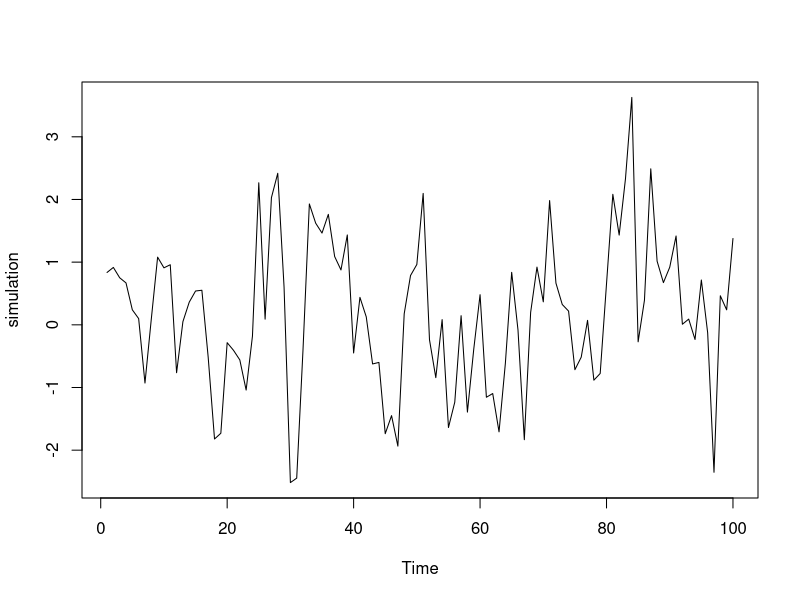
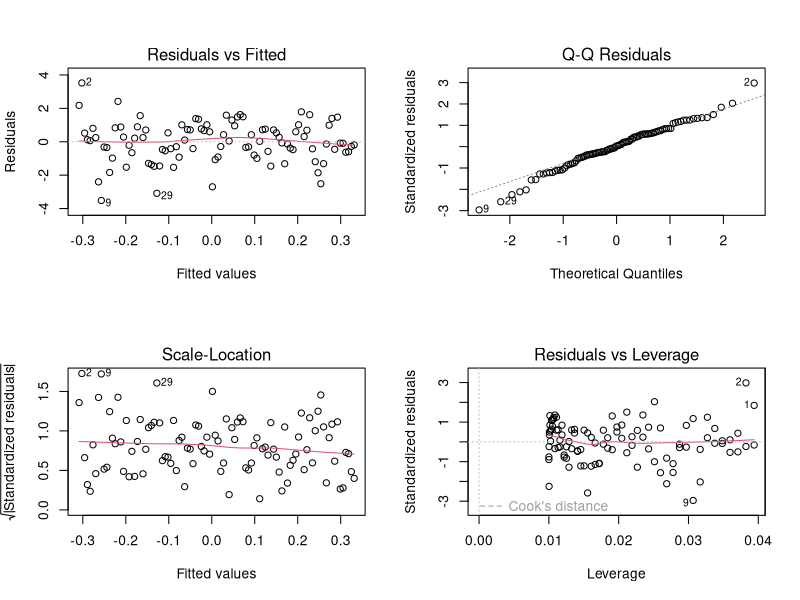
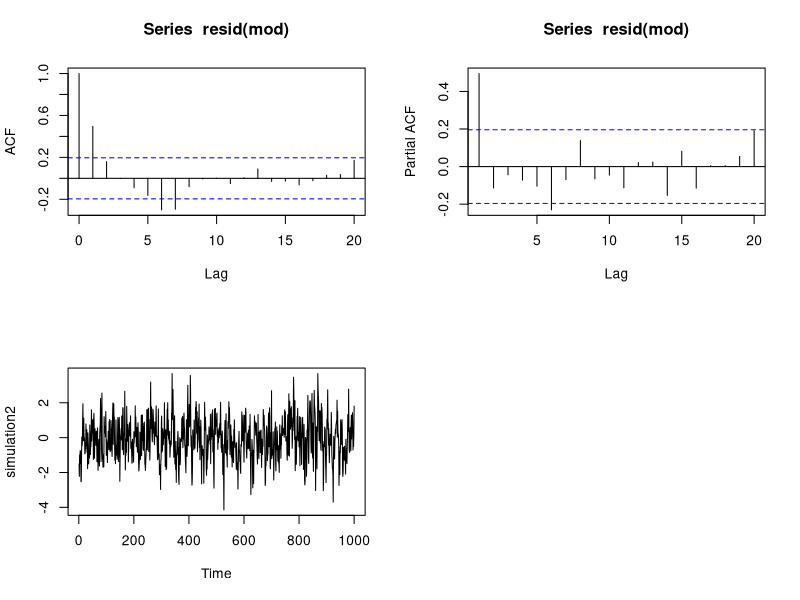
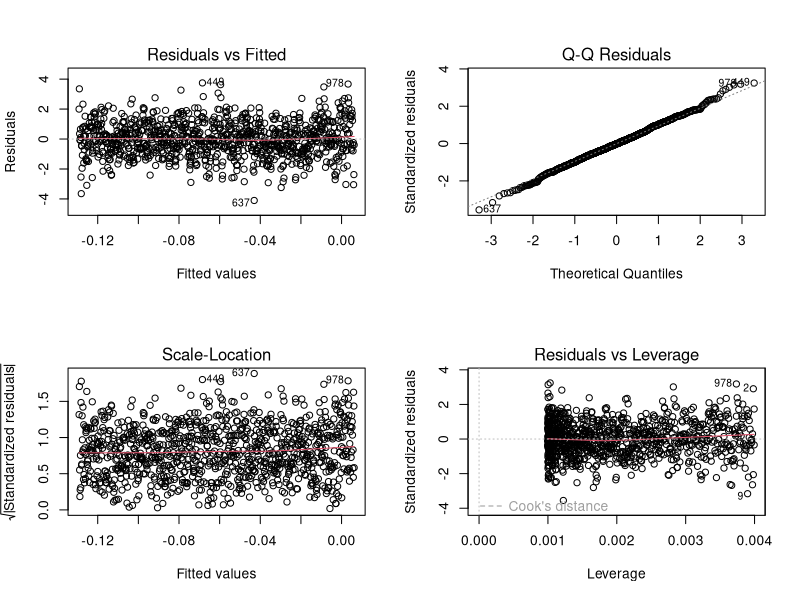
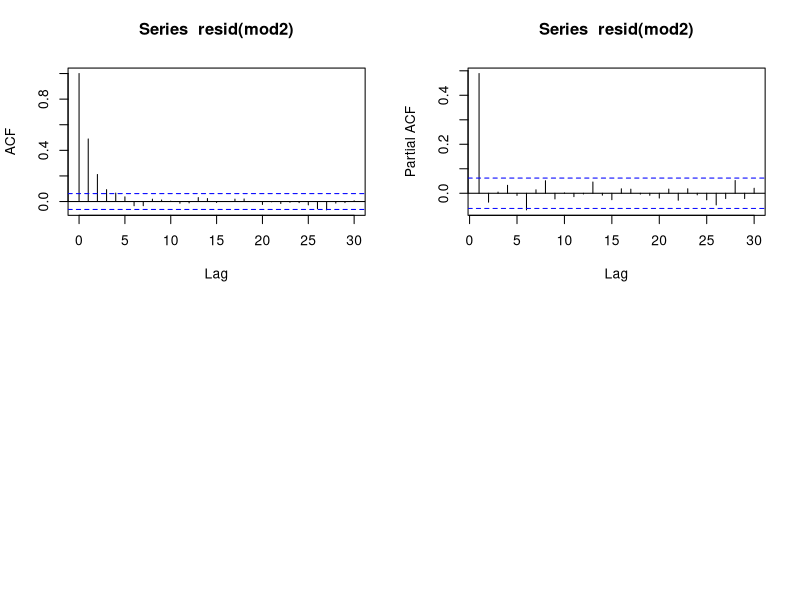

Source code (R) for these figures, in order:
## ---- chunk 1
knitr::opts_chunk$set(echo = TRUE)
library (tidyverse)
library (broom)
#install.packages('lmtest')
library(lmtest)
library(nlme)

## ---- chunk 2
simulation <- arima.sim (n = 100, list(ar = 0.5))
simulation
plot(simulation)
## ---- chunk 3
set.seed(42)
dat <- tibble(
  x = 1:100,
  y = arima.sim (n = 100, list(ar = 0.5)))

mod <- lm(y ~ x, data = dat)
anova(mod)
summary(mod)

par(mfrow = c(2,2))
plot(mod)

acf(resid(mod))
pacf(resid(mod))
## ---- chunk 4
dwtest(mod)
## ---- chunk 5
year <- time(simulation)
fit.gls <- gls(simulation ~ year, correlation = corAR1())
summary(fit.gls)
## ---- chunk 6
year <- time(simulation)
fit.gls2 <- gls(simulation ~ year)
summary(fit.gls2)
## ---- chunk 7
anova(fit.gls, fit.gls2)
## ---- chunk 8

#Repeat all steps with time series 1000; simulation 2

simulation2 <- arima.sim (n = 1000, list(ar = 0.5))
simulation2
plot(simulation2)

#dat2, mod2

set.seed(42)
dat2 <- tibble(
  x = 1:1000,
  y = arima.sim (n = 1000, list(ar = 0.5)))

mod2 <- lm(y ~ x, data = dat2)
anova(mod2)
summary(mod2)

par(mfrow = c(2,2))
plot(mod2)

acf(resid(mod2))
pacf(resid(mod2))

dwtest(mod2)

#Gives DM: 1.0191; positive autocorrelation 

#GLS with correlation; gls3
#GLS without correlation; gls4

year <- time(simulation2)
fit.gls3 <- gls(simulation2 ~ year, correlation = corAR1())
summary(fit.gls3)

year <- time(simulation2)
fit.gls4 <- gls(simulation2 ~ year)
summary(fit.gls4)

anova (fit.gls3, fit.gls4)
